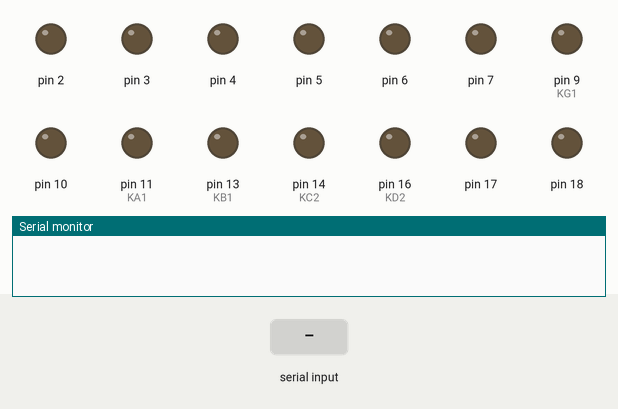
This sketch was run on a simulated Arduino Mega 2560, built with avr-gcc and run on an emulated ATmega2560. Shown: output pins drawn as LEDs (lit = HIGH), the last lines printed to the serial monitor. Dashed ring = blinking. The test bench sets the inputs (shaded band).

Above: at 1.2 s.
1.3 s: "0" received over Serial
At 1.42 s:
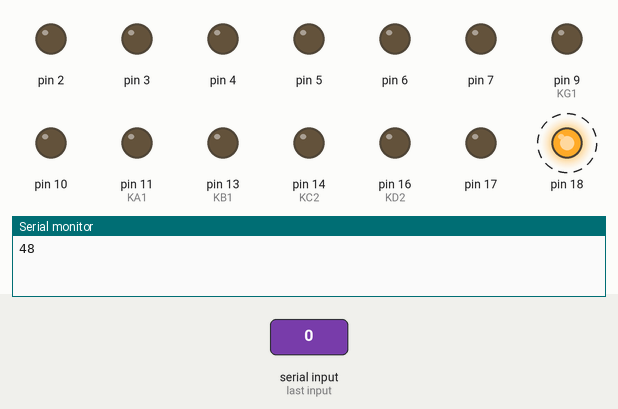
4.3 s: "2" received over Serial
At 5.0 s:
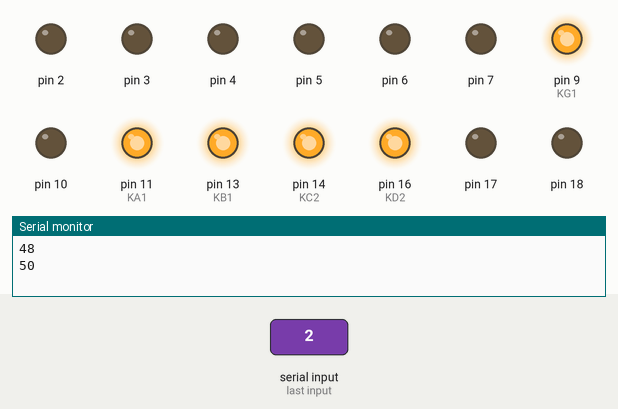
7.3 s: "1" received over Serial
At 8.5 s:
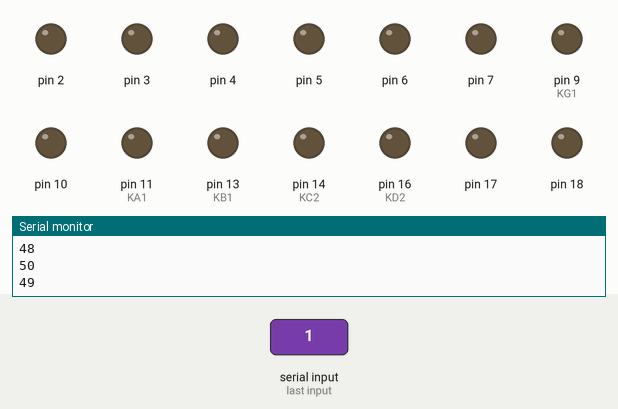
Timing chart, 0 to 10.3 s (numbered marks = the images above; inputs shaded):
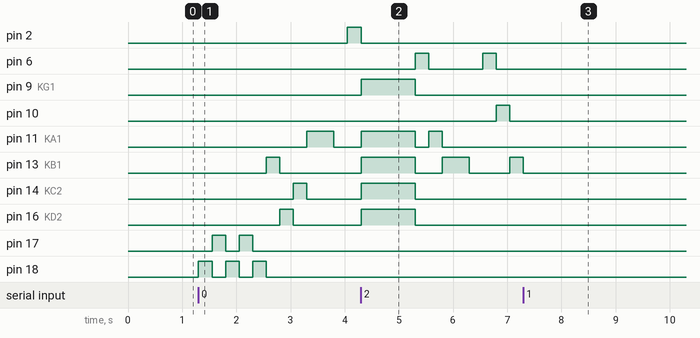

The sketch:

GITM-piano.ino
```cpp
#include <Wire.h> // Enable this line if using Arduino Uno, Mega, etc.

// notes
#define KC1     2
#define KCS1    3
#define KD1     4
#define KDS1    5
#define KE1     6
#define KF1     7
#define KFS1    8
#define KG1     9
#define KGS1    10
#define KA1     11
#define KAS1    12
#define KB1     13
#define KC2     14
#define KCS2    15
#define KD2     16
#define KDS2    17
#define KE2     18
#define KF2     19
#define KFS2    20
#define KG2     21
#define KGS2    22
#define KA2     24
#define KAS2    26
#define KB2     28
#define KC3     30

#define REST    -1
#define OSHIT   -2

// note to self: always use unsigned long w/ millis or else time would become negative....
unsigned long startMillis;
unsigned long noteStartTime;

int LoopLength = 40;
int CurrLoop = 0;

int LoopPosition = 0;

int CurrNote;
unsigned int NoteDuration;

boolean playingNote = false;
boolean playSong = false;

boolean angry = false;

int SongLoop [40][2] = {
  {KE2, 250}, {KDS2, 250},
  {KE2, 250}, {KDS2, 250}, {KE2, 250}, {KB1, 250}, {KD2, 250}, {KC2, 250},
  {KA1, 500}, {REST, 250}, {KC1, 250}, {KE1, 250}, {KA1, 250},
  {KB1, 500}, {REST, 250}, {KE1, 250}, {KGS1, 250}, {KB1, 250},
  {KC2, 500}, {REST, 250}, {KE1, 250}, {KE2, 250}, {KDS2, 250},
  {KE2, 250}, {KDS2, 250}, {KE2, 250}, {KB1, 250}, {KD2, 250}, {KC2, 250},
  {KA1, 500}, {REST, 250}, {KC1, 250}, {KE1, 250}, {KA1, 250},
  {KB1, 500}, {REST, 250}, {KE1, 250}, {KC2, 250}, {KB1, 250},
  {KA1, 1000}

};

void setup() {
  for (int i = 2; i < 22; i++) {
    pinMode(i, OUTPUT);
  }

  for (int j = 22; j <= 30; j += 2) {
    pinMode(j, OUTPUT);
  }

  Serial.begin(9600);
}


void loop() {
  startMillis = millis();

  if (Serial.available()) {
    int val = Serial.read();
    Serial.println(val);

    switch (val) {
      case '0':
        playSong = true;
        break;
      case '1':
        playSong = false;
        LoopPosition = 0;
        liftKeys();
        break;
      case '2':
        angry = true;

        break;
    }

  }

  if (!playingNote && angry) {
    digitalWrite(KG1, HIGH);
    digitalWrite(KA1, HIGH);
    digitalWrite(KB1, HIGH);
    digitalWrite(KC2, HIGH);
    digitalWrite(KD2, HIGH);

    noteStartTime = startMillis;
    NoteDuration = 1000;
    playingNote = true;

  }

  else if (playSong && LoopPosition < LoopLength) {
    if (!playingNote) {
      CurrNote = SongLoop[LoopPosition][0];
      NoteDuration = SongLoop[LoopPosition][1];

      if(CurrNote != REST) {
        digitalWrite(CurrNote, HIGH);
      }

      noteStartTime = startMillis;
      LoopPosition++;
      playingNote = true;

    }

  }

  if (playingNote && startMillis - noteStartTime >= NoteDuration) {
    liftKeys();
  }
}

void liftKeys() {
  playingNote = false;
  angry = false;

  for (int i = 2; i < 22; i++) {
    digitalWrite(i, LOW);
  }
  for (int i = 22; i <= 30; i += 2) {
    digitalWrite(i, LOW);
  }
}
```

Measured:
- after the input at 1.3 s, pin 2: LOW → HIGH after 2.8 s; pin 11 (KA1): LOW → HIGH after 2.0 s, → LOW 0.50 s later; pin 13 (KB1): LOW → HIGH after 1.3 s, → LOW 0.25 s later; pin 14 (KC2): LOW → HIGH after 1.8 s, → LOW 0.25 s later; pin 16 (KD2): LOW → HIGH after 1.5 s, → LOW 0.25 s later
- after the input at 4.3 s, pin 9 (KG1), pin 16 (KD2): LOW → HIGH at once, → LOW 1.0 s later
- after the input at 7.3 s, pin 2: stays LOW (without the input it goes to HIGH after 3.8 s); pin 6, pin 11 (KA1), pin 14 (KC2), pin 17, pin 18: stops changing and stays LOW; pin 13 (KB1): goes on until 7.3 s, then stays LOW; pin 16 (KD2): stays LOW (without the input it goes to HIGH after 2.5 s)
- by itself, pin 6: alternates HIGH for 0.25 s and LOW for 1.0 s
